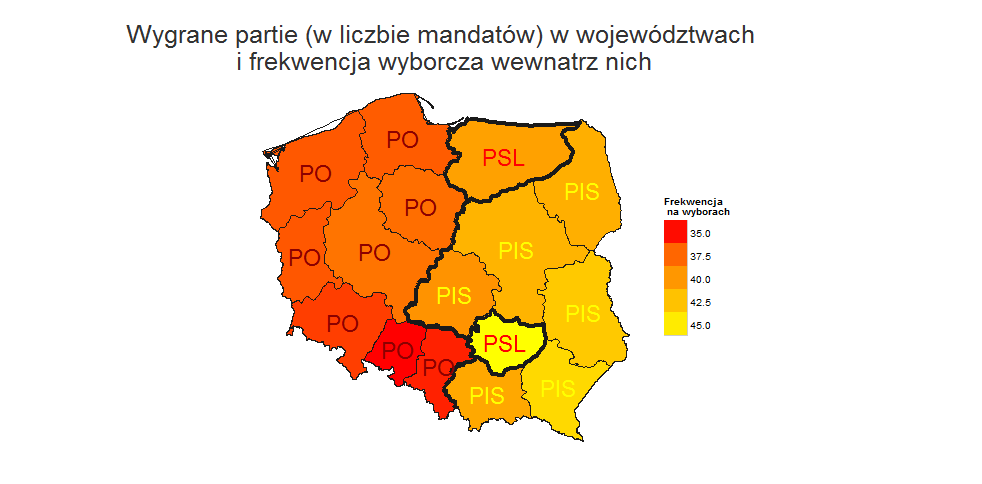

R code for this plot:


library(maptools)
library(ggplot2)
library(rgdal)
library(mapproj)
library(rgeos)

shp1 <- readShapePoly("POL_adm/POL_adm1.shp") 
levels(shp1@data$NAME_1)[4] = "Lodzkie"

# wyciagamy srodki kazdego z wojewodztw
wsp <- sapply(shp1@polygons,   function(x) x@labpt)

# save(shp1f, file="shp1f.rda")
load("shp1f.rda")
lodz <- unique(shp1f$id)[4]
shp1f$id[shp1f$id==lodz] <- "Lodzkie"
#

# dane o wyborach
library(gdata)

wybory2014 <- read.table("clipboard",header=T,sep="\t",
                         dec=".")

id <- as.character(wybory2014$ID)
id[5] <-  "Lodzkie"
wybory2014$ID <- id
wybory2014.1 <- merge(df,wybory2014,by.x="voj",by.y="ID")
wybory2014.1

slask <- shp1f[shp1f$id==c("Silesian"),]
malopolska <- shp1f[shp1f$id==c("Lesser Poland"),]
lodzkie <- shp1f[shp1f$id==c("Lodzkie"),]
wlkp <- shp1f[shp1f$id==c("Greater Poland"),]
kujawy <- shp1f[shp1f$id==c("Kuyavian-Pomeranian"),]
wawa <- shp1f[shp1f$id==c("Masovian"),]
opole <- shp1f[shp1f$id==c("Opole"),]

# slask + malopolska
sm <- merge(slask,malopolska,by.x="lat",by.y="lat")
sm<- sm[sm$long.x==sm$long.y,]

# lodzkie + wlkp
lw <- merge(lodzkie,wlkp,by.x="lat",by.y="lat")
lw <- lw[lw$long.x==lw$long.y,]

# lodzkie + kujawy
lk <- merge(lodzkie,kujawy,by.x="lat",by.y="lat")
lk <- lk[lk$long.x==lk$long.y,]

# wawa + kujawy
wk <- merge(wawa,kujawy,by.x="lat",by.y="lat")
wk <- wk[wk$long.x==wk$long.y,]

# lodzkie + slask
ls <- merge(lodzkie,slask,by.x="lat",by.y="lat")
ls <- ls[ls$long.x==ls$long.y,]

# lodzkie + opole
lo <- merge(lodzkie,opole,by.x="lat",by.y="lat")
lo <- lo[lo$long.x==lo$long.y,]

cale <- data.frame(rbind(sm,lw,lk,wk,ls,lo))

# cale warminsko-mazurskie + swietokrzyskie

psl <- shp1f[shp1f$id==c("Warmian-Masurian","Swietokrzyskie"),]


# opcja z zoltym i czerwonym
ggplot() +
  geom_map(data=wybory2014, aes(map_id=ID, fill=FrekwencjaNa1730), map=shp1f) +
  ggtitle("Wygrane partie (w liczbie mandatów) w województwach \ni frekwencja wyborcza wewnątrz nich")+
  geom_path(data=shp1f, aes(x=long, y=lat, group=id),colour="grey10", size=0.000001) +
  geom_path(data=cale, aes(x=long.x, y=lat, group=id.y), colour="grey10", size=1.5) +
  geom_path(data=psl, aes(x=long, y=lat, group=id), colour="grey10", size=1.5) +
  geom_text(data=wybory2014.1,aes(x=long, y=lat, label=Wygrany,col=Wygrany),size=8,show_guide=F)+
  scale_color_manual(values=c("yellow","darkred","red"))+
  coord_map(projection="mercator") +
  theme_bw() +
  scale_fill_gradient(high = "yellow", low = "red", 
                      guide=guide_legend(title="Frekwencja \n na wyborach")) +
  theme(axis.ticks = element_blank(),
        axis.text.x = element_blank(),
        axis.text.y = element_blank(),
        panel.grid.minor=element_blank(),
        panel.grid.major=element_blank(),
        axis.title.x = element_blank(),
        axis.title.y = element_blank(),
        panel.border = element_blank(),
        plot.title = element_text(size = 25, colour = "grey20"))
